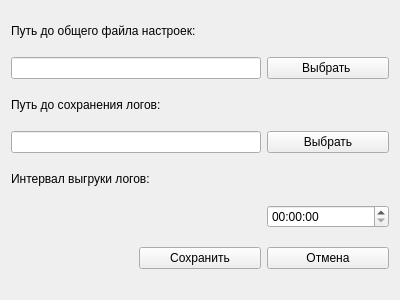
<?xml version="1.0" encoding="UTF-8"?>
<ui version="4.0">
 <class>SettingsForm</class>
 <widget class="QWidget" name="SettingsForm">
  <property name="geometry">
   <rect>
    <x>0</x>
    <y>0</y>
    <width>400</width>
    <height>300</height>
   </rect>
  </property>
  <property name="windowTitle">
   <string>Настройки</string>
  </property>
  <layout class="QGridLayout" name="gridLayout">
   <item row="3" column="4">
    <widget class="QPushButton" name="GetLogsPath">
     <property name="text">
      <string>Выбрать</string>
     </property>
    </widget>
   </item>
   <item row="2" column="2" colspan="3">
    <widget class="QLabel" name="label_2">
     <property name="sizePolicy">
      <sizepolicy hsizetype="Preferred" vsizetype="Fixed">
       <horstretch>0</horstretch>
       <verstretch>0</verstretch>
      </sizepolicy>
     </property>
     <property name="text">
      <string>Путь до сохранения логов:</string>
     </property>
    </widget>
   </item>
   <item row="12" column="3">
    <widget class="QPushButton" name="SaveButton">
     <property name="text">
      <string>Сохранить</string>
     </property>
    </widget>
   </item>
   <item row="12" column="4">
    <widget class="QPushButton" name="CancelButton">
     <property name="text">
      <string>Отмена</string>
     </property>
    </widget>
   </item>
   <item row="0" column="2" colspan="3">
    <widget class="QLabel" name="label">
     <property name="sizePolicy">
      <sizepolicy hsizetype="Preferred" vsizetype="Fixed">
       <horstretch>0</horstretch>
       <verstretch>0</verstretch>
      </sizepolicy>
     </property>
     <property name="text">
      <string>Путь до общего файла настроек:</string>
     </property>
    </widget>
   </item>
   <item row="1" column="4">
    <widget class="QPushButton" name="GetSettingsPath">
     <property name="sizePolicy">
      <sizepolicy hsizetype="Minimum" vsizetype="Fixed">
       <horstretch>0</horstretch>
       <verstretch>0</verstretch>
      </sizepolicy>
     </property>
     <property name="text">
      <string>Выбрать </string>
     </property>
    </widget>
   </item>
   <item row="3" column="2" colspan="2">
    <widget class="QLineEdit" name="logsPath"/>
   </item>
   <item row="4" column="2" colspan="3">
    <widget class="QLabel" name="label_3">
     <property name="sizePolicy">
      <sizepolicy hsizetype="Preferred" vsizetype="Fixed">
       <horstretch>0</horstretch>
       <verstretch>0</verstretch>
      </sizepolicy>
     </property>
     <property name="text">
      <string>Интервал выгруки логов:</string>
     </property>
    </widget>
   </item>
   <item row="1" column="2" colspan="2">
    <widget class="QLineEdit" name="settingsPath"/>
   </item>
   <item row="5" column="4">
    <widget class="QTimeEdit" name="saveInterval"/>
   </item>
  </layout>
 </widget>
 <resources/>
 <connections/>
</ui>
